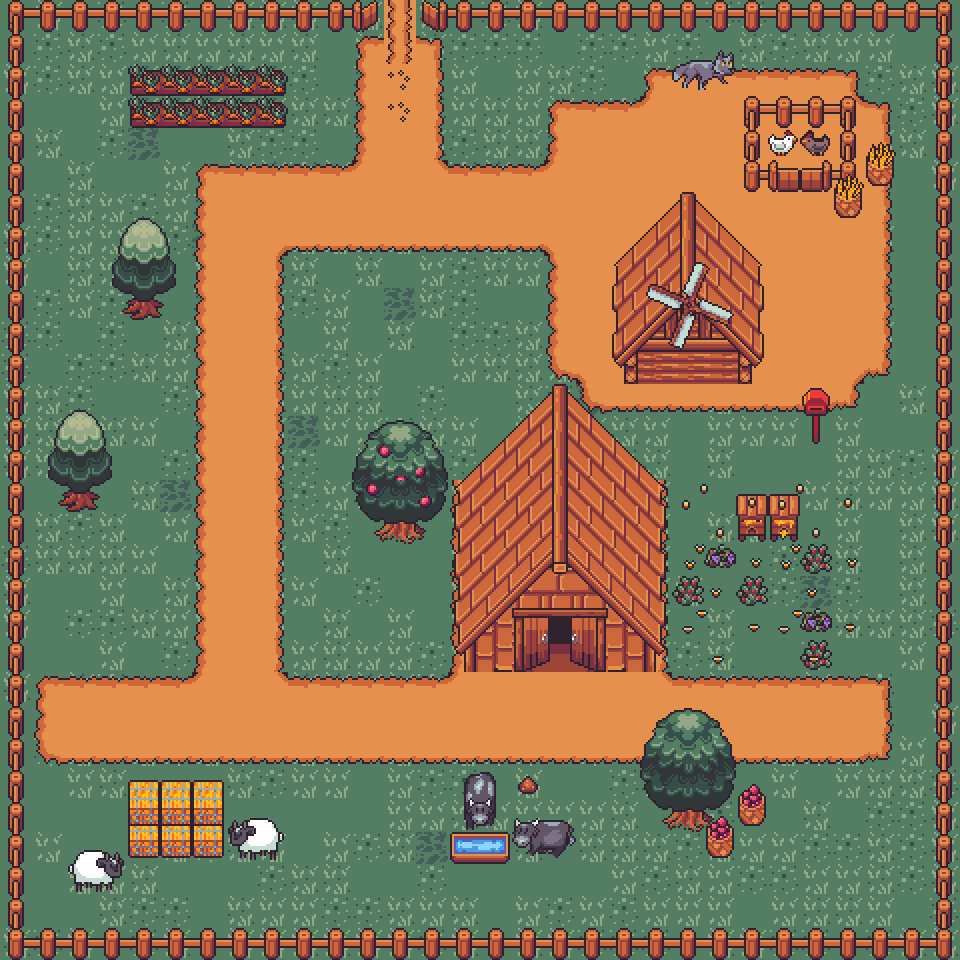

Below is a game level as drawn by its tile map, then a one-line description and the .tmx that defines it (tile-layer data replaced by summaries):
An orthogonal 30x30 tile map with 32x32 px tiles, 8 tile layers (Floor, Floor_Deco, Collidables, Collidables_Deco, ...).

<map version="1.10" tiledversion="1.10.2" orientation="orthogonal" renderorder="right-down" width="30" height="30" tilewidth="32" tileheight="32" infinite="0" nextlayerid="9" nextobjectid="1">
 <tileset firstgid="1" source="Resources/Farmlands.tsx" />
 <layer id="1" name="Floor" width="30" height="30">
  <data>[900 cells, 900 non-empty, 7 distinct tile ids]</data>
 </layer>
 <layer id="2" name="Floor_Deco" width="30" height="30">
  <data>[900 cells, 176 non-empty, 20 distinct tile ids]</data>
 </layer>
 <layer id="3" name="Collidables" width="30" height="30">
  <data>[900 cells, 218 non-empty, 76 distinct tile ids]</data>
 </layer>
 <layer id="4" name="Collidables_Deco" width="30" height="30">
  <data>[900 cells, 65 non-empty, 50 distinct tile ids]</data>
 </layer>
 <layer id="8" name="Items" width="30" height="30">
  <data>[900 cells, 1 non-empty, 1 distinct tile ids]</data>
 </layer>
 <layer id="5" name="Portals" width="30" height="30">
  <data>[900 cells, 2 non-empty, 2 distinct tile ids]</data>
 </layer>
 <layer id="6" name="Ceiling" width="30" height="30">
  <data>[900 cells, 115 non-empty, 79 distinct tile ids]</data>
 </layer>
 <layer id="7" name="Ceiling_Deco" width="30" height="30">
  <data>[900 cells, 9 non-empty, 9 distinct tile ids]</data>
 </layer>
</map>
